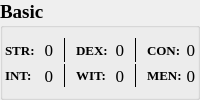
                  <widget class="QGroupBox" name="basicGroupBox">
                   <property name="font">
                    <font>
                     <family>Times New Roman</family>
                     <pointsize>14</pointsize>
                     <bold>true</bold>
                    </font>
                   </property>
                   <property name="title">
                    <string>Basic</string>
                   </property>
                   <layout class="QVBoxLayout" name="verticalLayout_4">
                    <property name="spacing">
                     <number>2</number>
                    </property>
                    <property name="leftMargin">
                     <number>2</number>
                    </property>
                    <property name="topMargin">
                     <number>10</number>
                    </property>
                    <property name="rightMargin">
                     <number>2</number>
                    </property>
                    <property name="bottomMargin">
                     <number>10</number>
                    </property>
                    <item>
                     <layout class="QHBoxLayout" name="stats_4HLayout">
                      <property name="spacing">
                       <number>10</number>
                      </property>
                      <item>
                       <layout class="QHBoxLayout" name="strHLayout">
                        <property name="spacing">
                         <number>1</number>
                        </property>
                        <item>
                         <widget class="QLabel" name="strTextLabel">
                          <property name="font">
                           <font>
                            <family>Times New Roman</family>
                            <pointsize>10</pointsize>
                            <bold>true</bold>
                           </font>
                          </property>
                          <property name="text">
                           <string>STR:</string>
                          </property>
                         </widget>
                        </item>
                        <item>
                         <widget class="QLabel" name="strLabel">
                          <property name="sizePolicy">
                           <sizepolicy hsizetype="MinimumExpanding" vsizetype="Preferred">
                            <horstretch>0</horstretch>
                            <verstretch>0</verstretch>
                           </sizepolicy>
                          </property>
                          <property name="font">
                           <font>
                            <family>Times New Roman</family>
                            <pointsize>13</pointsize>
                            <bold>false</bold>
                           </font>
                          </property>
                          <property name="text">
                           <string>0</string>
                          </property>
                          <property name="alignment">
                           <set>Qt::AlignRight|Qt::AlignTrailing|Qt::AlignVCenter</set>
                          </property>
                         </widget>
                        </item>
                       </layout>
                      </item>
                      <item>
                       <widget class="Line" name="line_9">
                        <property name="frameShadow">
                         <enum>QFrame::Plain</enum>
                        </property>
                        <property name="lineWidth">
                         <number>1</number>
                        </property>
                        <property name="orientation">
                         <enum>Qt::Vertical</enum>
                        </property>
                       </widget>
                      </item>
                      <item>
                       <layout class="QHBoxLayout" name="dexHLayout">
                        <property name="spacing">
                         <number>1</number>
                        </property>
                        <item>
                         <widget class="QLabel" name="dexTextLabel">
                          <property name="font">
                           <font>
                            <family>Times New Roman</family>
                            <pointsize>10</pointsize>
                            <bold>true</bold>
                           </font>
                          </property>
                          <property name="text">
                           <string>DEX:</string>
                          </property>
                         </widget>
                        </item>
                        <item>
                         <widget class="QLabel" name="dexLabel">
                          <property name="sizePolicy">
                           <sizepolicy hsizetype="MinimumExpanding" vsizetype="Preferred">
                            <horstretch>0</horstretch>
                            <verstretch>0</verstretch>
                           </sizepolicy>
                          </property>
                          <property name="font">
                           <font>
                            <family>Times New Roman</family>
                            <pointsize>13</pointsize>
                            <bold>false</bold>
                           </font>
                          </property>
                          <property name="text">
                           <string>0</string>
                          </property>
                          <property name="alignment">
                           <set>Qt::AlignRight|Qt::AlignTrailing|Qt::AlignVCenter</set>
                          </property>
                         </widget>
                        </item>
                       </layout>
                      </item>
                      <item>
                       <widget class="Line" name="line_10">
                        <property name="frameShadow">
                         <enum>QFrame::Plain</enum>
                        </property>
                        <property name="lineWidth">
                         <number>1</number>
                        </property>
                        <property name="orientation">
                         <enum>Qt::Vertical</enum>
                        </property>
                       </widget>
                      </item>
                      <item>
                       <layout class="QHBoxLayout" name="conHLayout">
                        <property name="spacing">
                         <number>1</number>
                        </property>
                        <item>
                         <widget class="QLabel" name="conTextLabel">
                          <property name="font">
                           <font>
                            <family>Times New Roman</family>
                            <pointsize>10</pointsize>
                            <bold>true</bold>
                           </font>
                          </property>
                          <property name="text">
                           <string>CON:</string>
                          </property>
                         </widget>
                        </item>
                        <item>
                         <widget class="QLabel" name="conLabel">
                          <property name="sizePolicy">
                           <sizepolicy hsizetype="MinimumExpanding" vsizetype="Preferred">
                            <horstretch>0</horstretch>
                            <verstretch>0</verstretch>
                           </sizepolicy>
                          </property>
                          <property name="font">
                           <font>
                            <family>Times New Roman</family>
                            <pointsize>13</pointsize>
                            <bold>false</bold>
                           </font>
                          </property>
                          <property name="text">
                           <string>0</string>
                          </property>
                          <property name="alignment">
                           <set>Qt::AlignRight|Qt::AlignTrailing|Qt::AlignVCenter</set>
                          </property>
                         </widget>
                        </item>
                       </layout>
                      </item>
                     </layout>
                    </item>
                    <item>
                     <layout class="QHBoxLayout" name="stats_5HLayout">
                      <property name="spacing">
                       <number>10</number>
                      </property>
                      <item>
                       <layout class="QHBoxLayout" name="horizontalLayout_7">
                        <property name="spacing">
                         <number>1</number>
                        </property>
                        <item>
                         <widget class="QLabel" name="intTextLabel">
                          <property name="font">
                           <font>
                            <family>Times New Roman</family>
                            <pointsize>10</pointsize>
                            <bold>true</bold>
                           </font>
                          </property>
                          <property name="text">
                           <string>INT:</string>
                          </property>
                         </widget>
                        </item>
                        <item>
                         <widget class="QLabel" name="intLabel">
                          <property name="sizePolicy">
                           <sizepolicy hsizetype="MinimumExpanding" vsizetype="Preferred">
                            <horstretch>0</horstretch>
                            <verstretch>0</verstretch>
                           </sizepolicy>
                          </property>
                          <property name="font">
                           <font>
                            <family>Times New Roman</family>
                            <pointsize>13</pointsize>
                            <bold>false</bold>
                           </font>
                          </property>
                          <property name="text">
                           <string>0</string>
                          </property>
                          <property name="alignment">
                           <set>Qt::AlignRight|Qt::AlignTrailing|Qt::AlignVCenter</set>
                          </property>
                         </widget>
                        </item>
                       </layout>
                      </item>
                      <item>
                       <widget class="Line" name="line_11">
                        <property name="frameShadow">
                         <enum>QFrame::Plain</enum>
                        </property>
                        <property name="lineWidth">
                         <number>1</number>
                        </property>
                        <property name="orientation">
                         <enum>Qt::Vertical</enum>
                        </property>
                       </widget>
                      </item>
                      <item>
                       <layout class="QHBoxLayout" name="horizontalLayout_6">
                        <property name="spacing">
                         <number>1</number>
                        </property>
                        <item>
                         <widget class="QLabel" name="witTextLabel">
                          <property name="font">
                           <font>
                            <family>Times New Roman</family>
                            <pointsize>10</pointsize>
                            <bold>true</bold>
                           </font>
                          </property>
                          <property name="text">
                           <string>WIT:</string>
                          </property>
                         </widget>
                        </item>
                        <item>
                         <widget class="QLabel" name="witLabel">
                          <property name="sizePolicy">
                           <sizepolicy hsizetype="MinimumExpanding" vsizetype="Preferred">
                            <horstretch>0</horstretch>
                            <verstretch>0</verstretch>
                           </sizepolicy>
                          </property>
                          <property name="font">
                           <font>
                            <family>Times New Roman</family>
                            <pointsize>13</pointsize>
                            <bold>false</bold>
                           </font>
                          </property>
                          <property name="text">
                           <string>0</string>
                          </property>
                          <property name="alignment">
                           <set>Qt::AlignRight|Qt::AlignTrailing|Qt::AlignVCenter</set>
                          </property>
                         </widget>
                        </item>
                       </layout>
                      </item>
                      <item>
                       <widget class="Line" name="line_12">
                        <property name="frameShadow">
                         <enum>QFrame::Plain</enum>
                        </property>
                        <property name="lineWidth">
                         <number>1</number>
                        </property>
                        <property name="orientation">
                         <enum>Qt::Vertical</enum>
                        </property>
                       </widget>
                      </item>
                      <item>
                       <layout class="QHBoxLayout" name="horizontalLayout_5">
                        <property name="spacing">
                         <number>1</number>
                        </property>
                        <item>
                         <widget class="QLabel" name="menTextLabel">
                          <property name="font">
                           <font>
                            <family>Times New Roman</family>
                            <pointsize>10</pointsize>
                            <bold>true</bold>
                           </font>
                          </property>
                          <property name="text">
                           <string>MEN:</string>
                          </property>
                         </widget>
                        </item>
                        <item>
                         <widget class="QLabel" name="menLabel">
                          <property name="sizePolicy">
                           <sizepolicy hsizetype="MinimumExpanding" vsizetype="Preferred">
                            <horstretch>0</horstretch>
                            <verstretch>0</verstretch>
                           </sizepolicy>
                          </property>
                          <property name="font">
                           <font>
                            <family>Times New Roman</family>
                            <pointsize>13</pointsize>
                            <bold>false</bold>
                           </font>
                          </property>
                          <property name="text">
                           <string>0</string>
                          </property>
                          <property name="alignment">
                           <set>Qt::AlignRight|Qt::AlignTrailing|Qt::AlignVCenter</set>
                          </property>
                         </widget>
                        </item>
                       </layout>
                      </item>
                     </layout>
                    </item>
                   </layout>
                  </widget>
